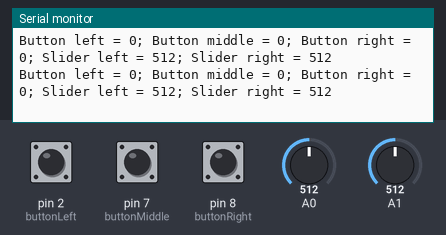
A sketch run on a simulated Arduino Uno, built with avr-gcc and run on an emulated ATmega328P. Shown: the last lines printed to the serial monitor. The test bench sets the inputs (shaded band); at power-on: A0 = 512, A1 = 512, pin 2 (buttonLeft) LOW, pin 7 (buttonMiddle) LOW, pin 8 (buttonRight) LOW.

Above: at 1.2 s.
1.3 s: A0 set to 110
At 1.46 s:
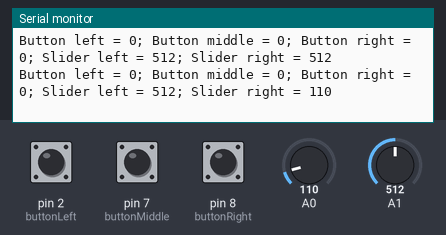
4.3 s: A0 set to 89
At 4.36 s:
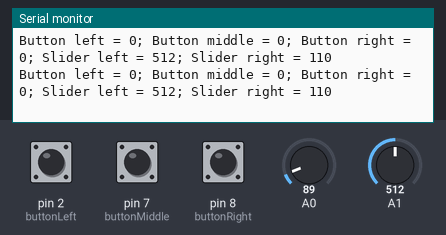
7.3 s: A1 set to 106
At 7.33 s:
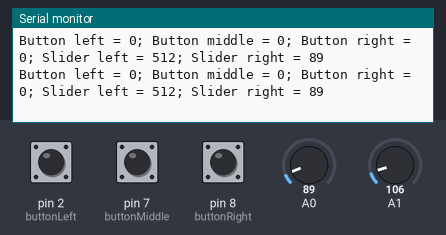
10.3 s: A1 set to 91
At 20.23 s:
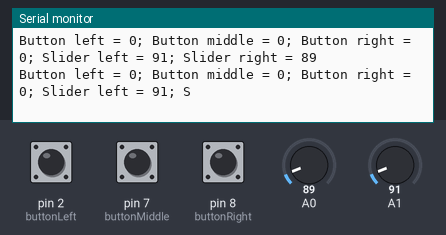
Timing chart, 0 to 20.3 s (numbered marks = the images above; inputs shaded):
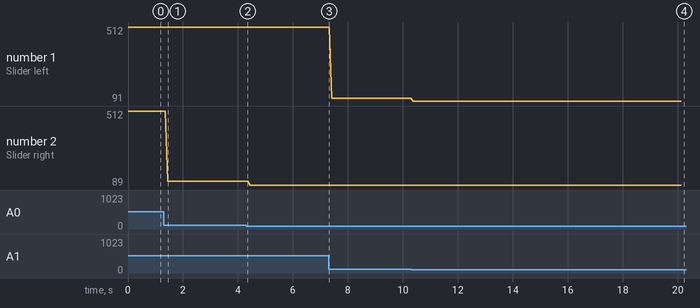

Measured:
- the behaviour switches between 100 and 99 on A1 (found by bisection; images 3 and 4)
- after the input at 1.3 s, the serial monitor: prints a new line after 0.15 s (image 1)
- after the input at 10.3 s, the serial monitor: prints a new line after 0.08 s (image 4)
- plotted number 1: 512 → 106 after the input at 7.3 s, 106 → 91 after the input at 10.3 s
- plotted number 2: 512 → 110 after the input at 1.3 s, 110 → 89 after the input at 4.3 s

The sketch:

Breadboard_Input_Tests.ino
```cpp
/*

  Let op dat je voor het testen Seriele monitor aan moet zetten


  Je kunt tests uitzetten door de regel te laten beginnen met //


*/

// Buttons -- Input
int buttonLeft = 2;
int buttonMiddle = 7;
int buttonRight = 8;

// Sliders -- Input
int sliderLeft = 1;
int sliderRight = 0;

// initial status values
int buttonLeftStatus = -1;
int buttonMiddleStatus = -1;
int buttonRightStatus = -1;
int sliderLeftValue = -1;
int sliderRightValue = -1;

void setup() {
  // -- Input
  // Buttons
  pinMode(buttonLeft, INPUT);
  pinMode(buttonMiddle, INPUT);
  pinMode(buttonRight, INPUT);

  // Sliders
  pinMode(sliderLeft, INPUT);
  pinMode(sliderRight, INPUT);

  // Serial
  Serial.begin(9600);


}


void loop() {
  // BEGIN TESTS

  // Get statuses of buttons
  // Skip tests by adding // at the beginning of a line
  buttonLeftStatus = testButton(buttonLeft);
  buttonMiddleStatus = testButton(buttonMiddle);
  buttonRightStatus = testButton(buttonRight);

  // Get values of sliders
  sliderLeftValue = testSlider(sliderLeft);
  sliderRightValue = testSlider(sliderRight);

  // END TESTS

  // Display output of tests
  Serial.print("Button left = ");
  Serial.print(buttonLeftStatus);
  Serial.print("; Button middle = ");
  Serial.print(buttonMiddleStatus);
  Serial.print("; Button right = ");
  Serial.print(buttonRightStatus);
  Serial.print("; Slider left = ");
  Serial.print(sliderLeftValue);
  Serial.print("; Slider right = ");
  Serial.print(sliderRightValue);

  Serial.println("");

}


// Function to test the input status of the buttons
int testButton(int buttonPin) {
   int status = digitalRead(buttonPin);
   return status;
}

// Function to test the input status of the buttons
int testSlider(int sliderPin) {
   int val = analogRead(sliderPin);
   return val;
}
```
